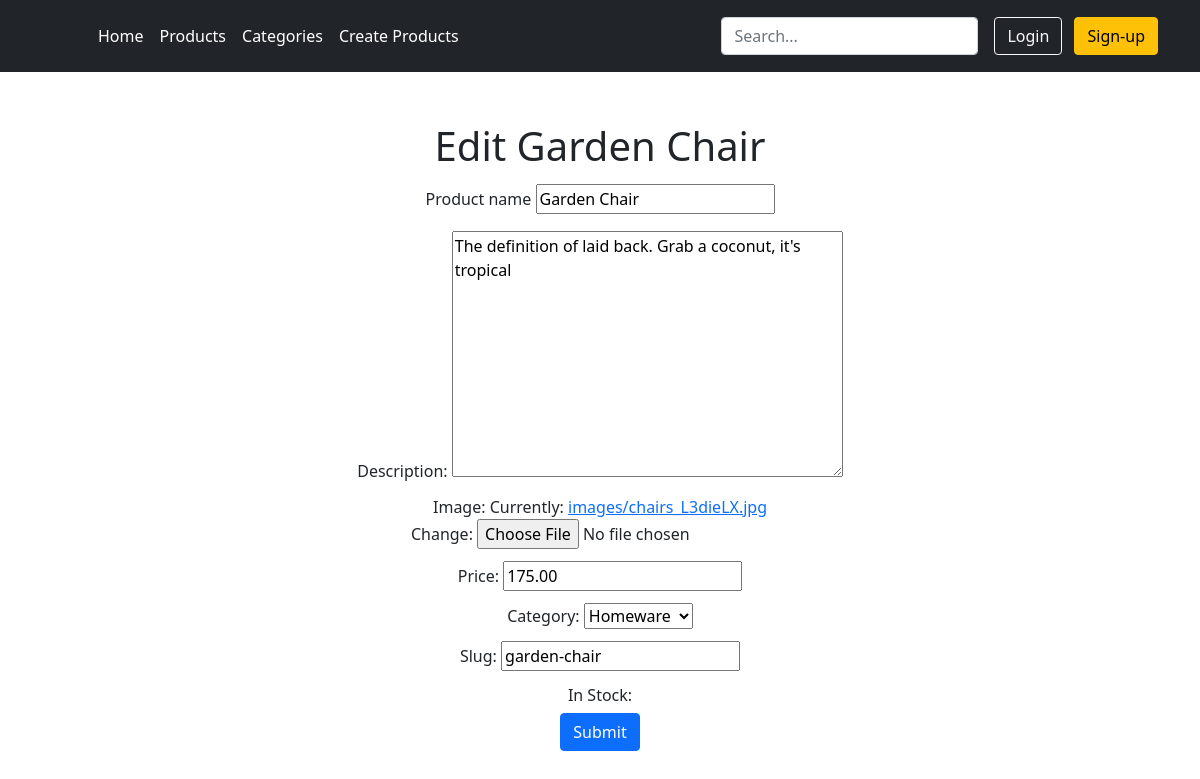
The app's page /products/update/8 with its own data.
### products/models.py (models this page shows, shortened)
class Product(models.Model):
    title = models.CharField(max_length=200)
    description = models.TextField(blank=True)
    image = models.ImageField(upload_to='images/')
    price = models.DecimalField(max_digits=6, decimal_places=2)
    category = models.ForeignKey(Category, related_name='product', on_delete=models.CASCADE)
    slug = models.SlugField(max_length=255)
    quantity = models.IntegerField(default=0)
    is_active = models.BooleanField(default=True)
    created = models.DateTimeField(auto_now_add=True)
    updated = models.DateTimeField(auto_now=True)
    class Meta:
        verbose_name_plural = 'Products'
        ordering = ('-created',)

### storeAnada/views.py (the view)
# urls.py: path('products/update/<pk>', storeAnada.views.ProductUpdateView.as_view(), name='product-update'),
class ProductUpdateView(UpdateView):
	template_name = "products/product_create.html"
	model = Product
	form_class = ProductForm
	success_url = reverse_lazy('success')

### products/forms.py
class ProductForm(ModelForm):
    class Meta:
        model = Product
        fields = "__all__"

### products/models.py (called while the page is built)
    def __str__(self):
        return self.name

### templates/products/product_create.html (shortened to what this page needs)
{% extends "base.html" %}
{% block content %}
    <form enctype="multipart/form-data" method="POST">
            <section class="container-fluid text-center" style="padding-top: 50px;">
                {% if product %}
                <h1>Edit {{ product.title }}</h1>
                {% else %}
                <h1>Create Product</h1>
                {% endif %}
                <div class="form-control border-0">
                    <label for="{{ form.title.id_for_label }}" class="form-label">Product name</label>
                    {{ form.title }}
                </div>
                <div class="form-control border-0">
                    <label for="{{ form.description.id_for_label }}">Description:</label>
                    {{ form.description }}
                </div>
                <div class="form-control border-0">
                    <label for="{{ form.image.id_for_label }}">Image:</label>
                    {{ form.image }}
                </div>
                <div class="form-control border-0">
                    <label for="{{ form.price.id_for_label }}">Price:</label>
                    {{ form.price }}
                </div>
                <div class="form-control border-0">
                    <label for="{{ form.category.id_for_label }}">Category:</label>
                    {{ form.category }}
                </div>
                <div class="form-control border-0">
                    <label for="{{ form.slug.id_for_label }}">Slug:</label>
                    {{ form.slug }}
                </div>
                    <div class="form-control border-0">
                    <label for="{{ form.in_stock.id_for_label }}">In Stock:</label>
                </div>
                <input type="submit" value="Submit" class="btn btn-primary">
            </section>
        </form>
{% endblock %}

### records on screen
Product: title "Garden Chair", description "The definition of laid back. Grab a coconut, it's tropical", price "175.00", category "Homeware", slug "garden-chair"
